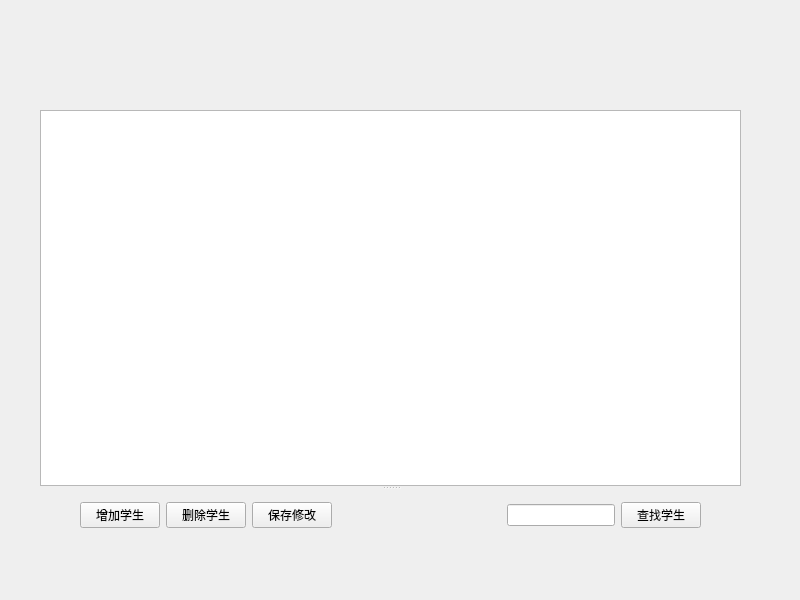
<?xml version="1.0" encoding="UTF-8"?>
<ui version="4.0">
 <class>Form</class>
 <widget class="QWidget" name="Form">
  <property name="geometry">
   <rect>
    <x>0</x>
    <y>0</y>
    <width>800</width>
    <height>600</height>
   </rect>
  </property>
  <property name="windowTitle">
   <string>学生信息管理系统</string>
  </property>
  <widget class="QSplitter" name="splitter">
   <property name="geometry">
    <rect>
     <x>40</x>
     <y>110</y>
     <width>701</width>
     <height>431</height>
    </rect>
   </property>
   <property name="orientation">
    <enum>Qt::Orientation::Vertical</enum>
   </property>
   <widget class="QTableView" name="tableView"/>
   <widget class="QWidget" name="layoutWidget">
    <layout class="QHBoxLayout" name="horizontalLayout_3">
     <item>
      <layout class="QHBoxLayout" name="horizontalLayout">
       <item>
        <spacer name="horizontalSpacer_2">
         <property name="orientation">
          <enum>Qt::Orientation::Horizontal</enum>
         </property>
         <property name="sizeHint" stdset="0">
          <size>
           <width>40</width>
           <height>20</height>
          </size>
         </property>
        </spacer>
       </item>
       <item>
        <widget class="QPushButton" name="addstuButton">
         <property name="text">
          <string>增加学生</string>
         </property>
        </widget>
       </item>
       <item>
        <widget class="QPushButton" name="delstuButton">
         <property name="text">
          <string>删除学生</string>
         </property>
        </widget>
       </item>
       <item>
        <widget class="QPushButton" name="saveButton">
         <property name="text">
          <string>保存修改</string>
         </property>
        </widget>
       </item>
      </layout>
     </item>
     <item>
      <spacer name="horizontalSpacer">
       <property name="orientation">
        <enum>Qt::Orientation::Horizontal</enum>
       </property>
       <property name="sizeHint" stdset="0">
        <size>
         <width>40</width>
         <height>20</height>
        </size>
       </property>
      </spacer>
     </item>
     <item>
      <layout class="QHBoxLayout" name="horizontalLayout_2">
       <item>
        <widget class="QLineEdit" name="FindLineEdit"/>
       </item>
       <item>
        <widget class="QPushButton" name="findButton">
         <property name="text">
          <string>查找学生</string>
         </property>
        </widget>
       </item>
       <item>
        <spacer name="horizontalSpacer_3">
         <property name="orientation">
          <enum>Qt::Orientation::Horizontal</enum>
         </property>
         <property name="sizeHint" stdset="0">
          <size>
           <width>40</width>
           <height>20</height>
          </size>
         </property>
        </spacer>
       </item>
      </layout>
     </item>
    </layout>
   </widget>
  </widget>
  <widget class="QLabel" name="logo_Icon">
   <property name="geometry">
    <rect>
     <x>0</x>
     <y>0</y>
     <width>961</width>
     <height>80</height>
    </rect>
   </property>
   <property name="text">
    <string/>
   </property>
   <property name="pixmap">
    <pixmap resource="image.qrc">:/new/prefix1/icon/logo3.png</pixmap>
   </property>
   <property name="alignment">
    <set>Qt::AlignmentFlag::AlignRight|Qt::AlignmentFlag::AlignTrailing|Qt::AlignmentFlag::AlignVCenter</set>
   </property>
  </widget>
  <widget class="QLabel" name="bk_icon">
   <property name="geometry">
    <rect>
     <x>0</x>
     <y>0</y>
     <width>800</width>
     <height>80</height>
    </rect>
   </property>
   <property name="text">
    <string/>
   </property>
   <property name="pixmap">
    <pixmap resource="image.qrc">:/new/prefix1/icon/bk.png</pixmap>
   </property>
   <property name="alignment">
    <set>Qt::AlignmentFlag::AlignCenter</set>
   </property>
  </widget>
  <zorder>splitter</zorder>
  <zorder>bk_icon</zorder>
  <zorder>logo_Icon</zorder>
 </widget>
 <resources>
  <include location="image.qrc"/>
 </resources>
 <connections/>
</ui>
